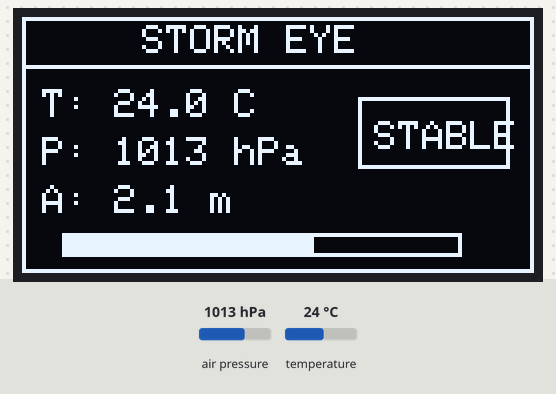
A sketch run on a simulated ESP32. Shown: 128×64 one-colour display. The inputs (shaded band) are chosen by the test bench; at power-on: air pressure 1013 hPa, temperature 24 °C. What the sketch prints to the serial monitor is not drawn.

Above: at 3.2 s.
3.3 s: air pressure set to 952 hPa
At 5.5 s:
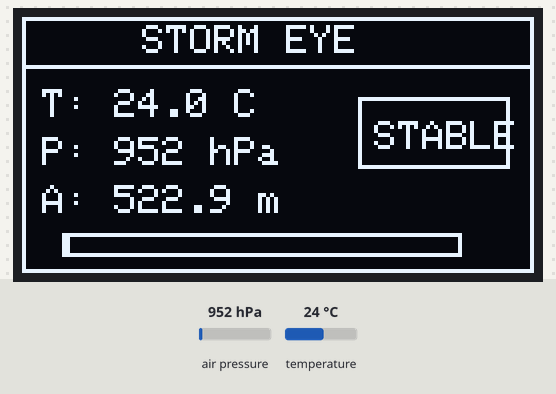
6.6 s: air pressure set to 975 hPa
At 9.2 s:
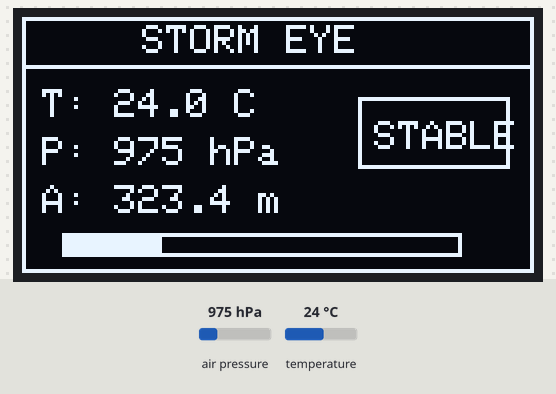
9.7 s: temperature set to 12 °C
At 10.9 s:
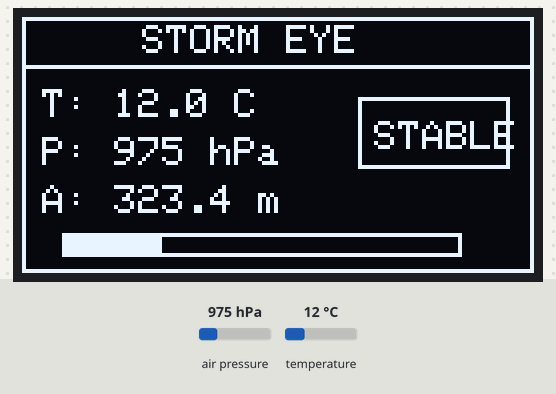
11.8 s: temperature set to 19 °C
Timing chart, 0 to 14.8 s (numbered marks = the images above; inputs shaded):
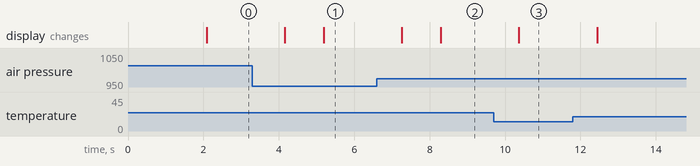

Measured:
- after the input at 3.3 s, the display: first changes after 0.86 s (image 1 shows a later state)
- after the input at 6.6 s, the display: first changes after 0.66 s (image 2 shows a later state)
- after the input at 9.7 s, the display: changes after 0.67 s (image 3)

The sketch:

bmp180code.ino
```cpp
#include <Wire.h>
#include <Adafruit_GFX.h>
#include <Adafruit_SSD1306.h>
#include <Adafruit_BMP085.h>

#define SCREEN_WIDTH 128
#define SCREEN_HEIGHT 64

#define SDA_PIN 21
#define SCL_PIN 22

Adafruit_SSD1306 display(
  SCREEN_WIDTH,
  SCREEN_HEIGHT,
  &Wire,
  -1
);

Adafruit_BMP085 bmp;

float lastPressure = 1013.25;

void setup() {

  Serial.begin(115200);

  // ESP32 I2C
  Wire.begin(SDA_PIN, SCL_PIN);

  // OLED Init
  if (!display.begin(
      SSD1306_SWITCHCAPVCC,
      0x3C)) {

    Serial.println("OLED FAILED");
    while (1);
  }

  // BMP180 Init
  if (!bmp.begin()) {

    display.clearDisplay();
    display.setTextSize(1);
    display.setTextColor(WHITE);
    display.setCursor(10, 25);
    display.println("BMP180 FAIL");
    display.display();

    Serial.println("BMP180 NOT FOUND");
    while (1);
  }

  // Boot Screen
  display.clearDisplay();
  display.setTextColor(WHITE);

  display.setTextSize(2);
  display.setCursor(14, 15);
  display.println("StormEye");

  display.setTextSize(1);
  display.setCursor(20, 42);
  display.println("Atmosphere AI");

  display.display();

  delay(2000);
}

void loop() {

  float temp =
      bmp.readTemperature();

  float pressure =
      bmp.readPressure() / 100.0;

  float altitude =
      bmp.readAltitude();

  // Weather Prediction
  String status = "STABLE";

  float diff =
      pressure - lastPressure;

  if (diff < -1.5) {
    status = "RAIN";
  }
  else if (diff > 1.5) {
    status = "CLEAR";
  }

  lastPressure = pressure;

  // Serial Monitor
  Serial.println("\n===== STORM EYE =====");

  Serial.print("Temp: ");
  Serial.print(temp);
  Serial.println(" C");

  Serial.print("Pressure: ");
  Serial.print(pressure);
  Serial.println(" hPa");

  Serial.print("Altitude: ");
  Serial.print(altitude);
  Serial.println(" m");

  Serial.print("Forecast: ");
  Serial.println(status);

  // OLED Display
  display.clearDisplay();

  // Border
  display.drawRect(
      0, 0, 128, 64, WHITE);

  // Header
  display.drawLine(
      0, 12, 128, 12, WHITE);

  display.setTextSize(1);
  display.setCursor(30, 2);
  display.println("STORM EYE");

  // Temperature
  display.setCursor(5, 18);
  display.print("T: ");
  display.print(temp, 1);
  display.print(" C");

  // Pressure
  display.setCursor(5, 30);
  display.print("P: ");
  display.print(pressure, 0);
  display.print(" hPa");

  // Altitude
  display.setCursor(5, 42);
  display.print("A: ");
  display.print(altitude, 1);
  display.print(" m");

  // Weather Box
  display.drawRect(
      84, 20, 38, 18, WHITE);

  display.setCursor(88, 26);
  display.print(status);

  // Pressure Progress Bar
  int bar = map(
      pressure,
      950,
      1050,
      0,
      100);

  bar = constrain(bar, 0, 100);

  display.drawRect(
      10, 54, 100, 6, WHITE);

  display.fillRect(
      10, 54, bar, 6, WHITE);

  display.display();

  delay(1000);
}
```
